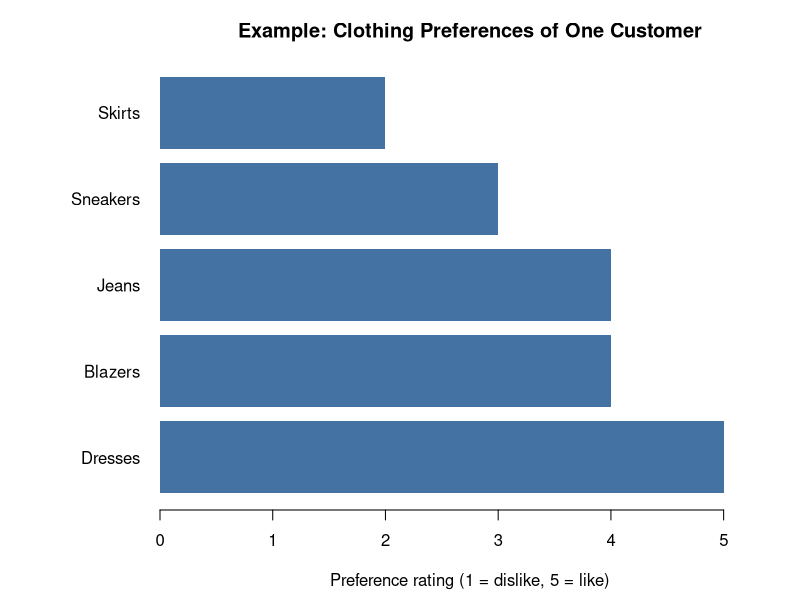
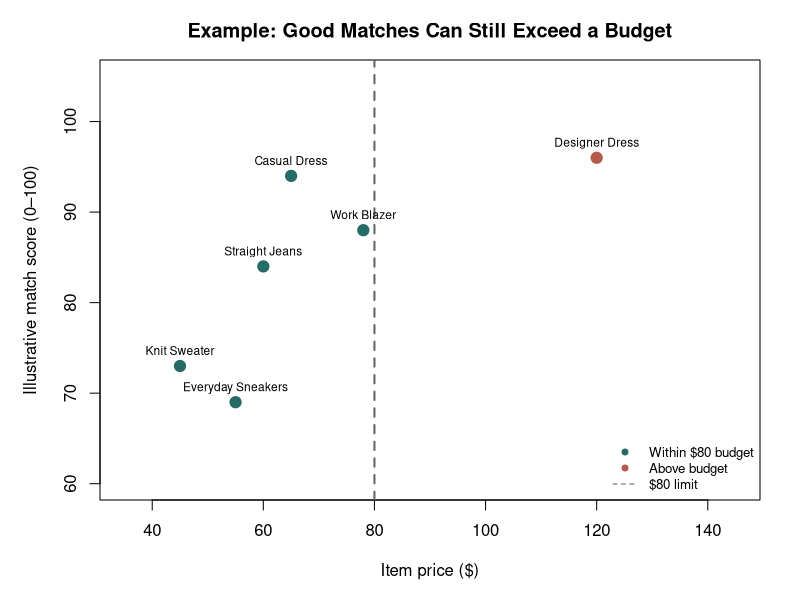

Write R code to recreate these figures, in order.
## ---- chunk 1
# Fictional ratings created for this classroom illustration.
preferences <- data.frame(
  category = c("Dresses", "Blazers", "Jeans", "Sneakers", "Skirts"),
  rating = c(5, 4, 4, 3, 2)
)

par(mar = c(4.5, 8, 3, 1))
barplot(
  preferences$rating,
  names.arg = preferences$category,
  horiz = TRUE,
  las = 1,
  xlim = c(0, 5.5),
  col = "#4472A3",
  border = NA,
  xlab = "Preference rating (1 = dislike, 5 = like)",
  main = "Example: Clothing Preferences of One Customer"
)
## ---- chunk 2
# Fictional clothing candidates, prices, and match scores.
clothing <- data.frame(
  item = c("Casual Dress", "Work Blazer", "Straight Jeans",
           "Knit Sweater", "Designer Dress", "Everyday Sneakers"),
  price = c(65, 78, 60, 45, 120, 55),
  match_score = c(94, 88, 84, 73, 96, 69)
)

budget_limit <- 80
clothing$within_budget <- clothing$price <= budget_limit
point_colors <- ifelse(clothing$within_budget, "#276B68", "#B45B4B")

par(mar = c(5, 5, 3, 2))
plot(
  clothing$price, clothing$match_score,
  pch = 19, cex = 1.5, col = point_colors,
  xlim = c(35, 145), ylim = c(60, 105),
  xlab = "Item price ($)", ylab = "Illustrative match score (0–100)",
  main = "Example: Good Matches Can Still Exceed a Budget"
)
abline(v = budget_limit, lty = 2, col = "#666666", lwd = 2)
text(clothing$price, clothing$match_score,
     labels = clothing$item, pos = 3, cex = 0.72, offset = 0.55)
legend("bottomright",
       legend = c("Within $80 budget", "Above budget", "$80 limit"),
       col = c("#276B68", "#B45B4B", "#666666"),
       pch = c(19, 19, NA), lty = c(NA, NA, 2), bty = "n", cex = 0.8)
